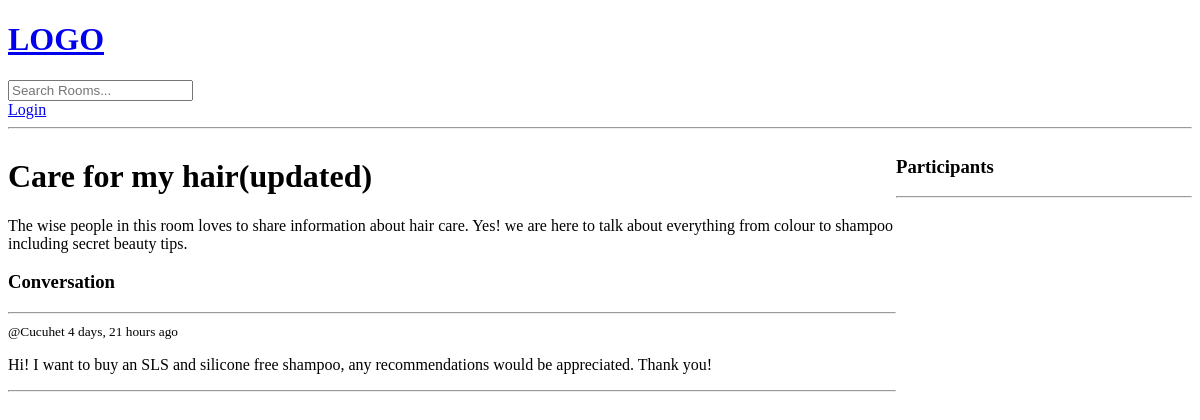
Before: /room/2/ with the older database file.
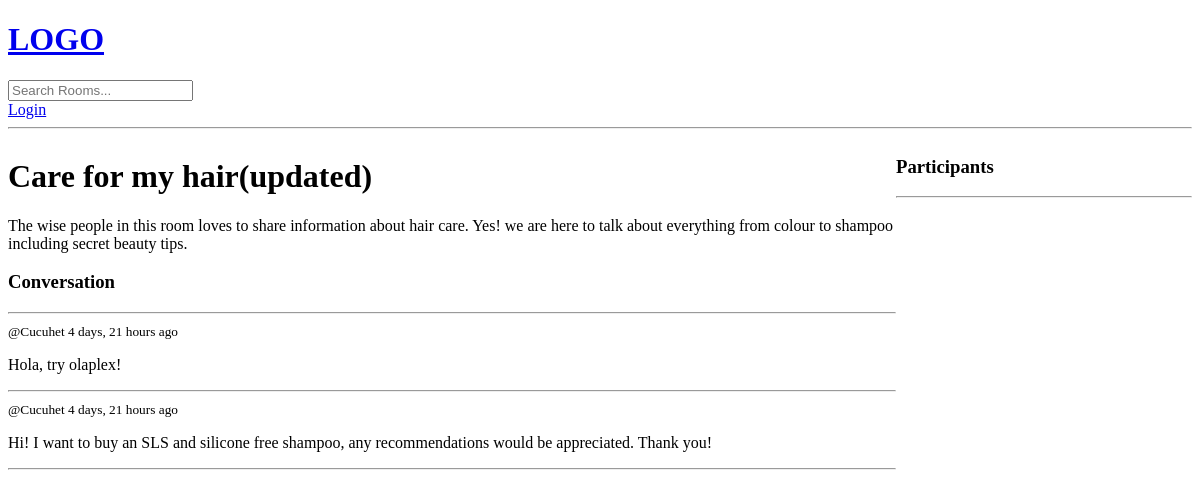
After: the same page with the newer database file.
### beautypal/models.py (models this page shows, shortened)
class Message(models.Model):
    user = models.ForeignKey(User, on_delete=models.CASCADE)
    room = models.ForeignKey(Room, on_delete= models.CASCADE)
    body = models.TextField()
    updated = models.DateTimeField(auto_now=True)
    created = models.DateTimeField(auto_now_add=True)

class Room(models.Model):
    host = models.ForeignKey(User, on_delete= models.SET_NULL, null = True)
    topic = models.ForeignKey(Topic, on_delete= models.SET_NULL, null = True)
    name = models.CharField(max_length=200)
    description = models.TextField(null=True, blank=True)
    participants = models.ManyToManyField(User, related_name='participants', blank = True)
    updated = models.DateTimeField(auto_now=True)
    created = models.DateTimeField(auto_now_add=True)
    class Meta:
        ordering = [ '-updated', '-created']

### beautypal/views.py (the view, shortened to what this page needs)
# urls.py: path('room/<str:pk>/', views.room, name="room"),
def room(request, pk):
    room = Room.objects.get(id=pk)
    room_messages = room.message_set.all().order_by('-created')
    participants = room.participants.all()
    context = {'room': room, 'room_messages' : room_messages, 'participants' : participants}
    return render(request, 'beautypal/room.html', context)

### beautypal/templates/beautypal/room.html (shortened to what this page needs)
{% extends 'main.html'%}
{% block content %}
<div class="room-container">
    <div>
        <h1>{{room.name}}</h1>
        <p>{{room.description}}</p>
        <div class="comment-wrapper">
            <h3>Conversation</h3>
            <hr>
            {% for message in room_messages %}
            <div>
                <small>@{{message.user}} {{room.created|timesince}} ago </small>
                <p>{{message.body}}</p>
                <hr>
            </div>
            {% endfor%}
        </div>
    </div>
    <div>
        <h3>Participants</h3>
        <hr>
    </div>
</div>
{% endblock %}

Changed rows visible on the page:
added Message: user "Cucuhet", {{ room.created|timesince }} "4 days, 21 hours", body "Hola, try olaplex!"
